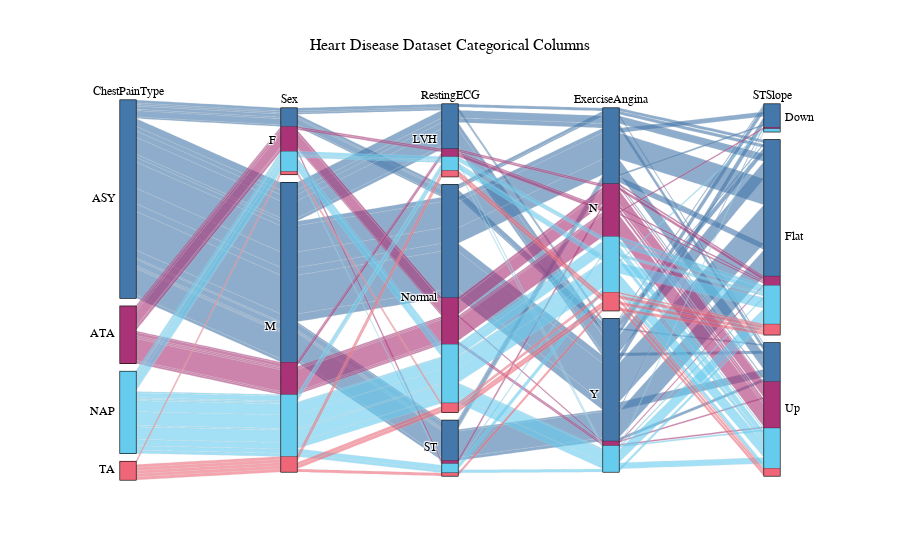

The notebook cell saved with this chart:
### Code cell
fig = plot_parallel_categories(df.iloc[::4, :], target = "ChestPainType", #columns = df.columns,
    title = "Heart Disease Dataset Categorical Columns", colors = 1, font = { 'size': 12 })
fig.show()

### Figure 1 — Plotly figure (JSON) as saved in the notebook; plotly's stock layout.template omitted (floating-point values rounded to 4 significant figures; data arrays with more than 128 entries replaced by an {"elided": "..."} marker saying what was removed)
{"data": [{"dimensions": [{"categoryorder": "category ascending", "label": "ChestPainType", "values": {"elided": "230 str values"}}, {"categoryorder": "category ascending", "label": "Sex", "values": {"elided": "230 str values"}}, {"categoryorder": "category ascending", "label": "RestingECG", "values": {"elided": "230 str values"}}, {"categoryorder": "category ascending", "label": "ExerciseAngina", "values": {"elided": "230 str values"}}, {"categoryorder": "category ascending", "label": "STSlope", "values": {"elided": "230 str values"}}], "labelfont": {"color": "#000000", "family": "Verdana, Helvetica, Verdana, Calibri, Garamond, Cambria, Arial", "size": 12}, "line": {"color": {"elided": "230 int values"}, "colorscale": [[0, "#4477AA"], [0.3333, "#AA3377"], [0.6667, "#66CCEE"], [1, "#EE6677"]], "showscale": false}, "tickfont": {"color": "#000000", "family": "Verdana, Helvetica, Verdana, Calibri, Garamond, Cambria, Arial", "size": 12}, "type": "parcats"}], "layout": {"font": {"color": "#000000", "family": "Verdana, Helvetica, Verdana, Calibri, Garamond, Cambria, Arial", "size": 12}, "title": {"font": {"color": "#000000", "family": "Verdana, Helvetica, Verdana, Calibri, Garamond, Cambria, Arial", "size": 16}, "text": "Heart Disease Dataset Categorical Columns", "x": 0.5, "xanchor": "center"}}}
